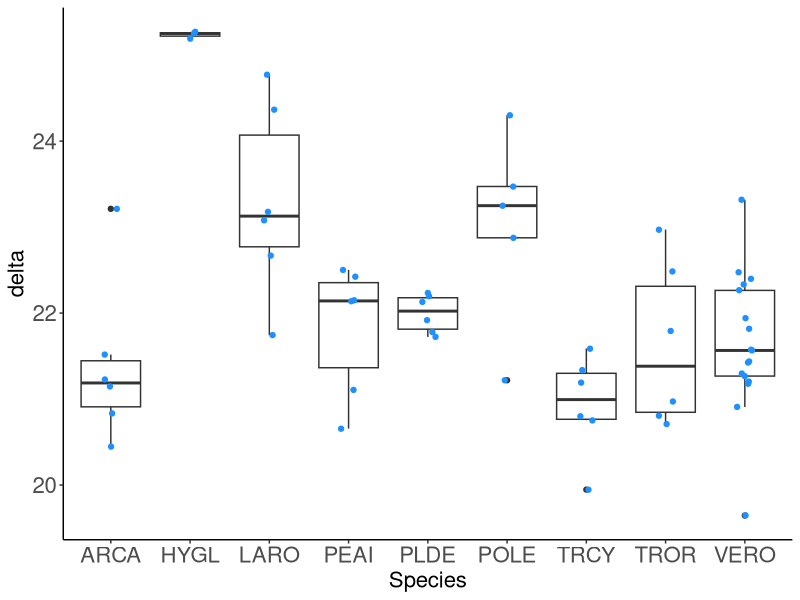
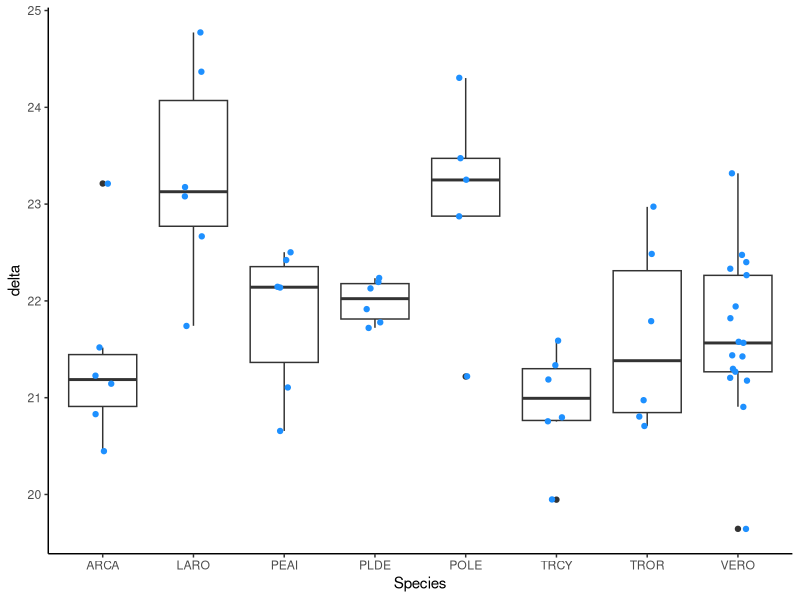
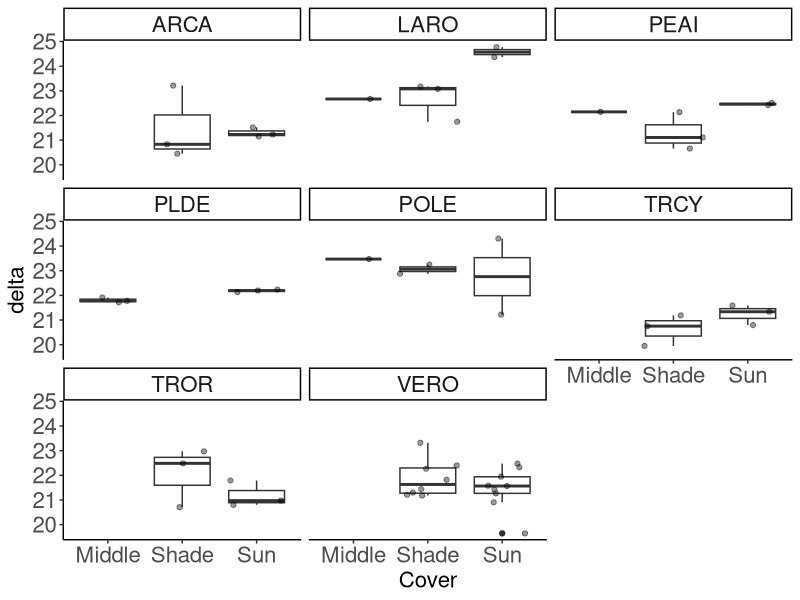
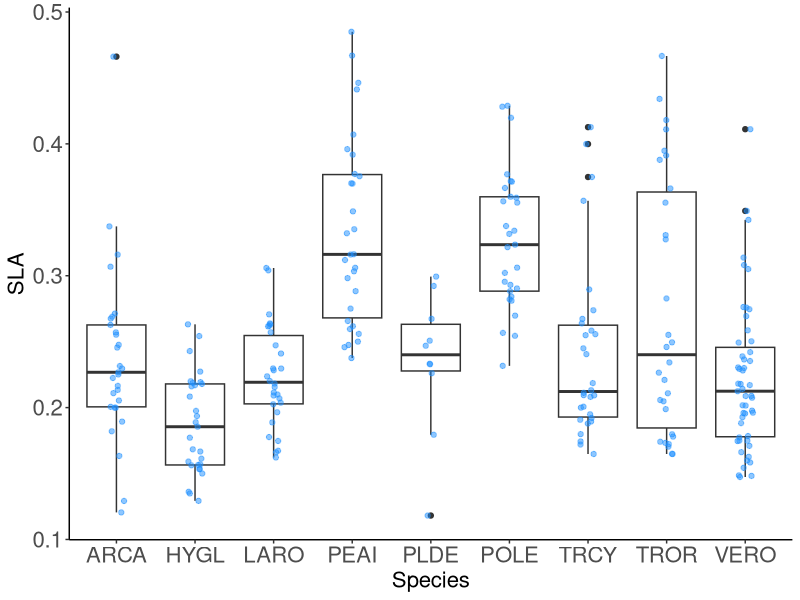
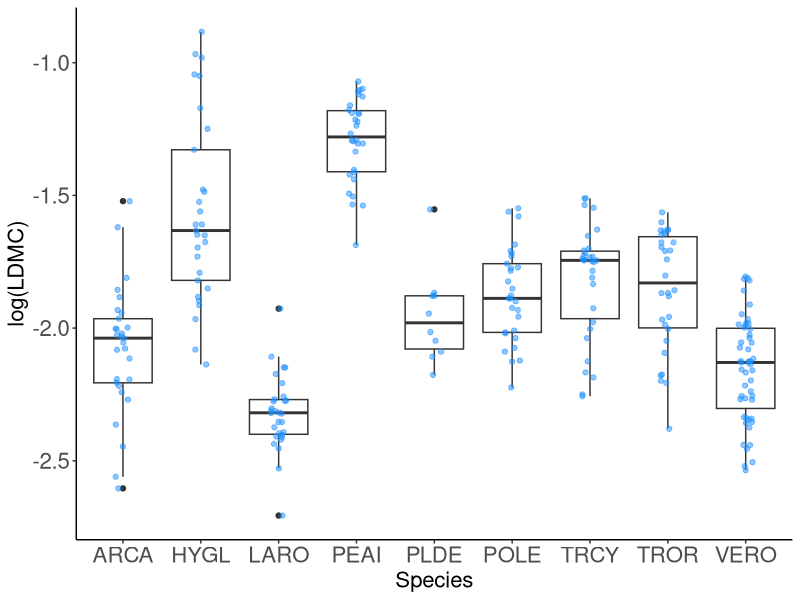

Write the R code that produced these figures, in order. (Note: this script raises an error after producing the figures.)
###### Leaf traits analysis of WA 2019 Perenjori Water Experiment
## Alexandra Catling
## March and June 2021

library(tidyverse)
library(ggplot2)

#Theme for plotting
my_theme <- theme(axis.title.x = element_text(size = 16),
axis.title.y = element_text(size = 16),
axis.text = element_text(size = 16),
strip.text.x = element_text(size = 16),
legend.text = element_text(size = 14),
legend.title = element_blank())

## Watering and shade/sun treatment data
treatments <- read_csv("Data/treatments_meta.csv")

##Isotope data
isotopedataraw <- read_csv("Data/leaf_isotope_data.csv")
IDkey <- read_csv("Data/leaf_isotope_ID_key.csv")

isotopedata <- cbind(isotopedataraw, IDkey)
head(isotopedata)
#Transformation that John used to calculate delta from raw values (x):
# (-8-x)/(1+x/1000)
isotopedata <- isotopedata %>% mutate(delta = (-8-D13C)/(1+D13C/1000))

##Leaf area, SLA, LDMC -- leaf traits
leafdataraw <- read_csv("Data/wa_2020_leaf_traits.csv")
str(leafdataraw)
#Calculating LDMC (dry mass/fresh mass)
leafdata <- leafdataraw %>% filter(!is.na(Dry_mass_mg)) %>% mutate(LDMC = Dry_mass_mg/Fresh_mass_mg)
#Calculating SLA
leafdata <- leafdata %>% filter(!is.na(Leaf_area_cm2)) %>% mutate(SLA = Leaf_area_cm2/Dry_mass_mg)

#### ISOTOPE DATA
#Plotting by species
ggplot(isotopedata, aes(y = delta, x = Species))+
  geom_boxplot()+
  geom_point(color = "dodgerblue", position = (position_jitter(width = .1)))+
  theme_classic()+
  my_theme
#Merging with data on Cover
#Note that we don't have this data for HYGL (merged across all sites)
traitkey <- read_csv("Data/Trait_key.csv")
coverisotope <- merge(isotopedata, traitkey)
ggplot(coverisotope, aes(y = delta, x = Species))+
  geom_boxplot()+
  geom_point(color = "dodgerblue", position = (position_jitter(width = .1)))+
  theme_classic()
ggplot(coverisotope, aes(x = Cover, y = delta))+
  geom_boxplot()+
  geom_jitter(alpha = 0.4)+
  theme_classic()+
  my_theme+
  facet_wrap(vars(Species))
#Smaller sample sizes for above because I merged across individuals to have enough leaves (and expensive!)

#Count of sample size by species
countall <- isotopedata %>% group_by(Species) %>% count()
#Merging with means and averages
meanD13C <- isotopedata %>% group_by(Species) %>%
  summarise(mean_D13C = mean(delta, na.rm= TRUE),
            sd_D13C = sd(delta, na.rm=TRUE))
summaryD13C <- merge(meanD13C, countall)

#Need to import information on sun vs. shade ****** ############
model1 <- aov(D13C ~ Species, data = isotopedata)
summary(model1)
bartlett.test(D13C ~ Species, data = isotopedata)
TukeyHSD(model1)
#HYGL is significantly different to everything (ARCA, LARO, PEAI, PLDE, POLE, TRCY, TROR and VERO)
#LARO is significantly different to ARCA, HYGL, TRCY, TROR and VERO
#POLE is significantly different to ARCA, HYGL, TRCY and VERO

#### SLA and LDMC
#Need to summarise data, raw data is three leaves per individual (not independent)
# Need a mean per individual with standard error/sd
#Then need to look at distribution of data (probably needs to be logged)
leafdatamean <- leafdata %>% group_by(Species, Collection_site, Collection_plot, Individual) %>%
  mutate(mean_SLA = mean(SLA, na.rm= TRUE),
            sd_SLA = sd(SLA, na.rm=TRUE))
leafdatamean <- leafdatamean %>% group_by(Species, Collection_site, Collection_plot, Individual) %>%
  mutate(mean_LDMC = mean(LDMC, na.rm= TRUE),
         sd_LDMC = sd(LDMC, na.rm=TRUE))
#Reducing to one row
leafsimple <- leafdatamean %>% group_by(Species, Collection_site, Collection_plot, 
                      Individual, mean_SLA, sd_SLA, mean_LDMC, sd_LDMC) %>%
  filter(row_number() == 1)

ggplot(leafsimple, aes(x = Species, y = SLA))+
  geom_boxplot()+
  geom_point(color = "dodgerblue", position = (position_jitter(width = .1)), alpha = 0.5)+
  theme_classic()+
  my_theme

ggplot(leafsimple, aes(x = Species, y = log(LDMC)))+
  geom_boxplot()+
  geom_point(color = "dodgerblue", position = (position_jitter(width = .1)), alpha = 0.5)+
  theme_classic()+
  my_theme

#Calculating one value for each species, based on average of individual averages
speciestraits <- leafsimple %>% group_by(Species) %>% summarise(SLA = mean(mean_SLA),
                                                                sd_SLA = sd(mean_SLA),
                                                                LDMC = mean(mean_LDMC),
                                                                sd_LDMC = mean(mean_LDMC))
#Is survival rate related to SLA, LDMC or D13?
alltraits <- merge(speciestraits, summaryD13C)
survivaltraits <- merge(survivalsp, alltraits)
ggplot(survivaltraits, aes(x = log(SLA), y = survival_rate))+
  geom_point()+
  geom_smooth(method = "lm")+
  theme_classic()+
  my_theme
ggplot(survivaltraits, aes(x = log(LDMC), y = survival_rate))+
  geom_point()+
  geom_smooth(method = "lm")+
  theme_classic()+
  my_theme
ggplot(survivaltraits, aes(x = mean_D13C, y = survival_rate))+
  geom_point()+
  geom_smooth(method = "lm")+
  theme_classic()+
  my_theme
#Seeing how leaf traits are correlated
ggplot(survivaltraits, aes(x = log(SLA), y = mean_D13C))+
  geom_point()+
  geom_smooth(method = "lm")+
  theme_classic()+
  my_theme
#By sun/shade
#Importing info on whether collection sites were in sun or shade
traitkey <- read_csv("Data/Trait_key.csv")
leafsimple2 <- merge(leafsimple, traitkey)
covertraits <- leafsimple2 %>% group_by(Species, Cover) %>% summarise(SLA = mean(mean_SLA),
                                                                sd_SLA = sd(mean_SLA),
                                                                LDMC = mean(mean_LDMC),
                                                                sd_LDMC = mean(mean_LDMC))
### I think I need to do the below instead ---
test <- leafsimple2 %>% group_by(Species, Collection_site, Collection_plot, Individual) %>% 
  summarise(SLA = mean(mean_SLA),
            sd_SLA = sd(mean_SLA),
            LDMC = mean(mean_LDMC),
            sd_LDMC = mean(mean_LDMC))
#Merge back in Cover info
test2 <- merge(test, traitkey)
#survivaltraitscover <- merge(survivalcover, covertraits)
ggplot(test2, aes(x = Cover, y = log(SLA)))+
  geom_boxplot()+
  geom_jitter(alpha = 0.4)+
  theme_classic()+
  my_theme+
  facet_wrap(vars(Species))
ggplot(test2, aes(x = Cover, y = log(LDMC)))+
  geom_boxplot()+
  geom_jitter(alpha = 0.4)+
  theme_classic()+
  my_theme+
  facet_wrap(vars(Species))

#####Vero - can look within plots 
vero <- leafsimple %>% filter(Species == "VERO")
veroplot <- vero %>% group_by(Collection_site, Collection_plot) %>% summarise(SLA = mean(mean_SLA),
                                                             sd_SLA = sd(mean_SLA),
                                                             LDMC = mean(mean_LDMC),
                                                             sd_LDMC = mean(mean_LDMC),
                                                             area = mean(Leaf_area_cm2),
                                                             sd_area = sd(Leaf_area_cm2))
#Merge back with info on treatments
verotreatments <- merge(veroplot, traitkey)
ggplot(verotreatments, aes(x = Cover, y = area))+
  geom_boxplot()+
  geom_jitter()+
  theme_classic()+
  my_theme
ggplot(verotreatments, aes(x = Treatment, y = area))+
  geom_boxplot()+
  geom_jitter()+
  theme_classic()+
  my_theme
ggplot(verotreatments, aes(x = Cover, y = log(SLA)))+
  geom_boxplot()+
  geom_jitter()+
  theme_classic()+
  my_theme
ggplot(verotreatments, aes(x = Treatment, y = log(SLA)))+
  geom_boxplot()+
  geom_jitter()+
  theme_classic()+
  my_theme
ggplot(verotreatments, aes(x = Cover, y = log(LDMC)))+
  geom_boxplot()+
  geom_jitter()+
  theme_classic()+
  my_theme
ggplot(verotreatments, aes(x = Treatment, y = log(LDMC)))+
  geom_boxplot()+
  geom_jitter()+
  theme_classic()+
  my_theme
#Only for vero, can look at how relationship between fecundity/survival and leaf traits 
#at the plot/site level
ggplot(verotreatments, aes(x = Collection_site, y = log(SLA)))+
  geom_boxplot()+
  geom_jitter()+
  theme_classic()+
  my_theme
#Survival data
#Need to rename Collection_site and Collection_plot to match Site and Plot
#below isn't renaming them, creating a new column but hey, it works!
verotest <- verotreatments %>% mutate (Site = Collection_site, Plot = Collection_plot)
verostplot <- merge(veroplot, verotest)
str(verostplot)
verostplot$Site <- as.factor(verostplot$Site)
ggplot(verostplot, aes(x = Site, y = survival_rate))+
  geom_boxplot()+
  geom_jitter()+
  theme_classic()+
  my_theme
ggplot(verostplot, aes(x = Cover, y = survival_rate))+
  geom_boxplot()+
  geom_jitter()+
  theme_classic()+
  my_theme
ggplot(verostplot, aes(x = log(LDMC), y = survival_rate))+
  geom_jitter()+
  theme_classic()+
  my_theme
#Plotting traits against canopy cover as continuous variable
verocover <- merge(verotest, canopydata)
ggplot(verocover, aes(x = cc_percentage, y = log(SLA)))+
  geom_point(alpha = 0.4)+
  geom_smooth(method = "lm")+
  theme_classic()+
  my_theme
ggplot(verocover, aes(x = cc_percentage, y = log(LDMC)))+
  geom_point(alpha = 0.4)+
  geom_smooth(method = "lm")+
  theme_classic()+
  my_theme
ggplot(verocover, aes(x = cc_percentage, y = area))+
  geom_point(alpha = 0.4)+
  geom_smooth(method = "lm")+
  theme_classic()+
  my_theme
#And isotope data
veroisotope <- isotopedata %>% filter(Species == "VERO") %>% mutate(Site = Collection_site,
                                                                    Plot = Collection_plot)
verocoverisotope <- merge(veroisotope, canopydata)
ggplot(verocoverisotope, aes(x = cc_percentage, y = delta))+
  geom_point(alpha = 0.4)+
  geom_smooth(method = "lm")+
  theme_classic()+
  my_theme

